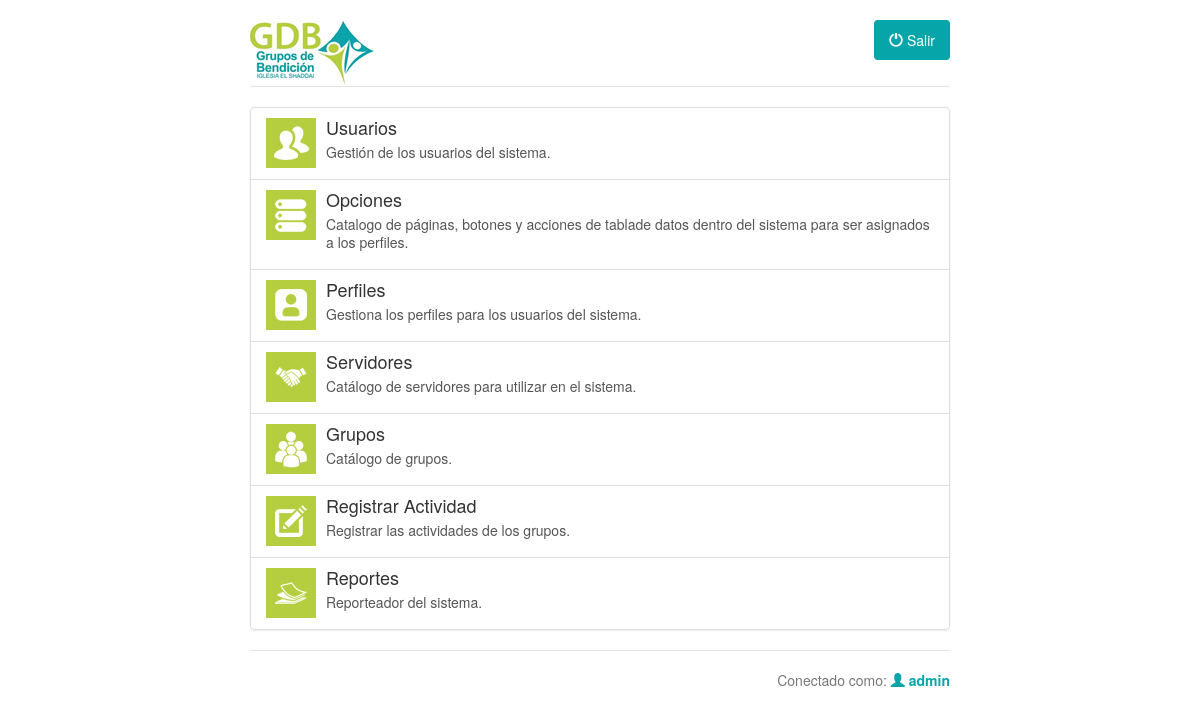
The app's page /index.php (signed in) with its own data.
### tables this page shows
CREATE TABLE `opciones` (
  `id` int(10) NOT NULL AUTO_INCREMENT,
  `nombre` varchar(100) DEFAULT NULL,
  `titulo` varchar(100) DEFAULT NULL,
  `ruta_php` varchar(100) DEFAULT NULL,
  `tipo` tinyint(1) DEFAULT NULL,
  `descripcion` text,
  `imagen_icono` varchar(200) DEFAULT NULL,
  PRIMARY KEY (`id`)
);

### clases/mysql.php (called while the page is built, shortened)
<?php
class MySQL{
  private $conexion; private $total_consultas;
  public function MySQL(){
    if(!isset($this->conexion)){
      $this->conexion = (mysql_connect("localhost","gdb","gdb2014"))
        or die(mysql_error());
    }
  }
  public function consulta($consulta){
    $resultado = mysql_query($consulta,$this->conexion);
    return $resultado;
  }
  public function fetch_array($consulta){
   return mysql_fetch_array($consulta);
  }
  public function num_rows($consulta){
   return mysql_num_rows($consulta);
  }
  public function getPaginas($id_perfil){
  $retorna=false;
  $sql="SELECT *
		FROM opciones
		WHERE id IN (SELECT id_permisos FROM asigna_permisos WHERE id_perfiles=".$id_perfil.")
		AND tipo=1";
  		$consulta = $this->consulta($sql);
		if($this->num_rows($consulta)>0){
			while($results = $this->fetch_array($consulta)){
				$retorna[] = array("nombre" => $results["nombre"], "titulo" => $results["titulo"], "ruta_php" => $results["ruta_php"], "descripcion" => $results["descripcion"], "imagen_icono" => $results["imagen_icono"]);
			}
		}
   return $retorna;
  }
}?>

### index.php (the view, shortened to what this page needs)
<?php
include_once "header.php";
include "clases/mysql.php";
$db = new MySQL();
	if(isset($_COOKIE['username']) && isset($_COOKIE['password']) && isset($_COOKIE['id_perfil'])){
	$paginas=$db->getPaginas($_COOKIE['id_perfil']);?>
	<?php
	if($paginas[0]['ruta_php']!=""){?>
	<div class="list-group" style="margin-top:20px;">
	<?php for($i=0;$i<count($paginas);$i++){?>
		<a href="<?php host_url($f); echo $paginas[$i]['ruta_php'];?>" class="list-group-item">
		<div style="float:left; background:#B5CE3F; background-image:url(images/icons/<?php echo $paginas[$i]['imagen_icono'];?>); width:50px; height:50px; margin-right:10px;"/></div>
					<h4 class="list-group-item-heading"><?php echo utf8_encode($paginas[$i]['titulo']);?></h4>
				    <p style="padding-bottom:8px;" class="list-group-item-text"><?php echo utf8_encode($paginas[$i]['descripcion']);?></p>
		</a>
	<?php }
	}else{
	echo "<div style='margin-top:20px;' class='well well-lg'>No hay elementos disponibles para mostrarse para este usuario, contacte al administrador del sistema.</div>";
	}	?>
	<?php
}else{?>
            <div style="margin-top:20px;" class="well well-lg">Debe de iniciar sesión para poder ver este contenido! <a href='<?php host_url($f);?>login.php'>Iniciar Sesión</a></div>
<?php }?>
<?php include_once "footer.php" ?>

### css/comun.css (style rules this page uses)
body { padding-top: 20px; padding-bottom: 20px; }

### records on screen
opciones: imagen_icono (picture), titulo "Usuarios", descripcion "Gestión de los usuarios del sistema."
opciones: imagen_icono (picture), titulo "Opciones", descripcion "Catalogo de páginas, botones y acciones de tablade datos dentro del sistema para ser asignados a los perfiles."
opciones: imagen_icono (picture), titulo "Perfiles", descripcion "Gestiona los perfiles para los usuarios del sistema."
opciones: imagen_icono (picture), titulo "Servidores", descripcion "Catálogo de servidores para utilizar en el sistema."
opciones: imagen_icono (picture), titulo "Grupos", descripcion "Catálogo de grupos."
opciones: imagen_icono (picture), titulo "Registrar Actividad", descripcion "Registrar las actividades de los grupos."
opciones: imagen_icono (picture), titulo "Reportes", descripcion "Reporteador del sistema."

### other values on screen
$_COOKIE['username'] "admin"
